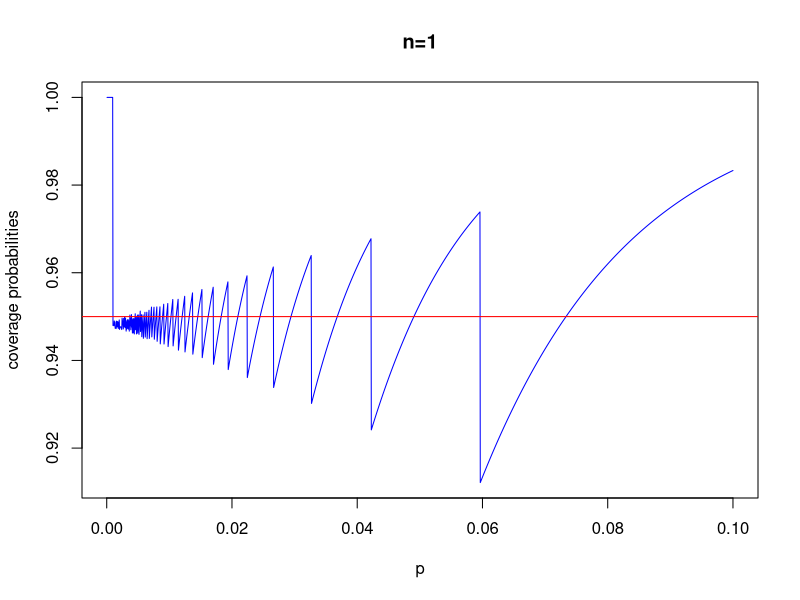
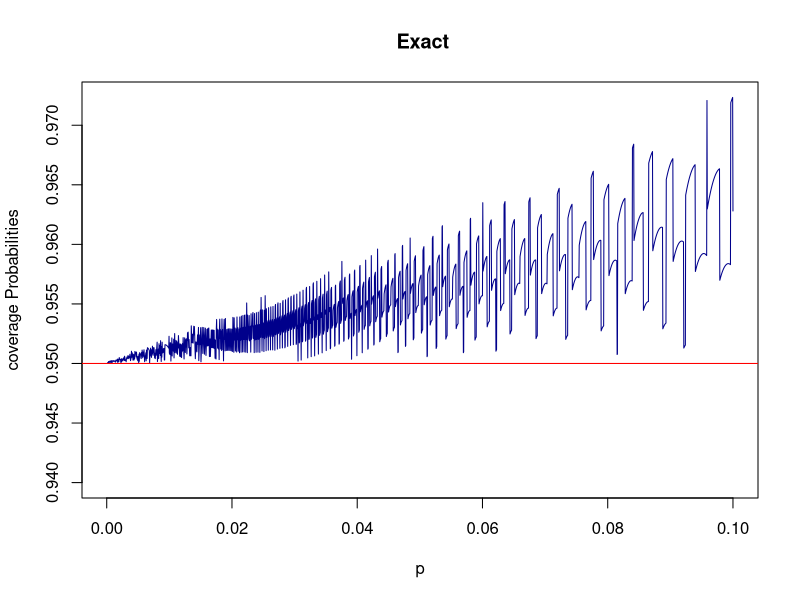
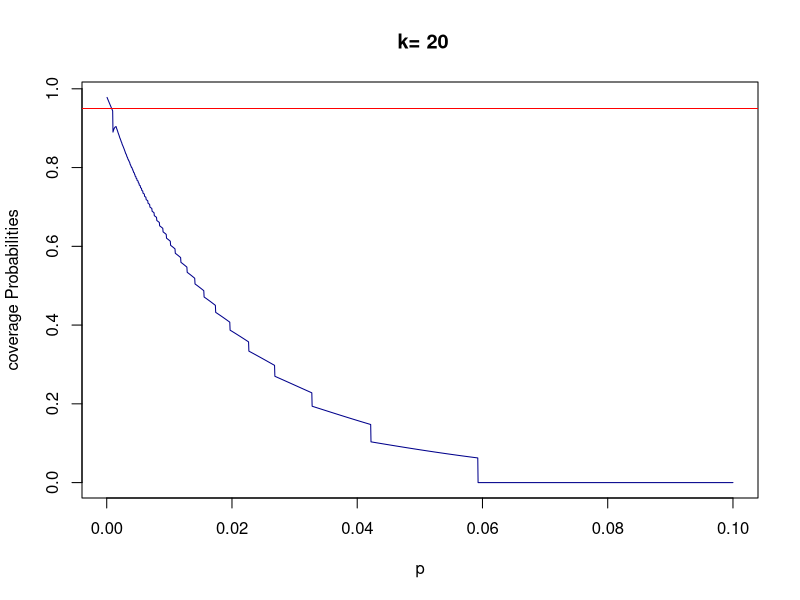
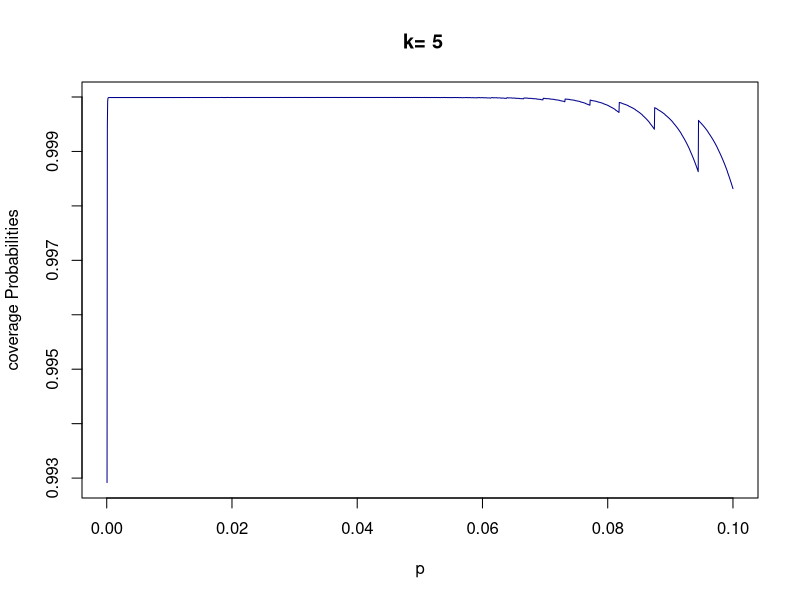

R code for these plots, in order:
#######################################################
#############cOVERAGE PROBABILITIES PLOTS#######
#The confidence interval examined are: Wald, Exact , Wilson and Agresti-Coull Interval####
##############################################
############Code########################
wald.conf=function (toler=0.000001,n, k, p, gamma=0.05, sens, spec){
  theta=spec - ((1-p)^k)*(sens+spec-1)
  r=sens+spec-1
  con <- 1-gamma/2
  zalph <- qnorm(con,0,1)
  p.hat=c(); coverage=c()
  ul=c(); ll=c(); var.phat=c(); FisherInfo=c()
  tolcheck=1-toler
  th=c()
  tstar=qnbinom(tolcheck,n, theta)
  #is.covered=numeric(length(tstar))
  t=seq(n, tstar+n, by=1)
  for (i in seq_along(t)) {
    th[i]= ((spec-n/t[i])/(sens+spec-1))^(1/k)
    if (n==t[i]){
      p.hat[i]= 1
      ul[i]=1
      ll[i]=0
      var.phat[i]=0
    }
    else if (sens<= n/t[i]){
      p.hat[i]=1
      ul[i]=1
      ll[i]=0
      var.phat[i]=0
    }
    else if(th[i]>=1){
      p.hat[i]=0
      FisherInfo[i]=((r^2)*n*(k^2)*(1-p.hat[i])^(2*k-2))/(((sens-r*(1-p.hat[i])^k)^2)*(1-sens+r*(1-p.hat[i])^k))
      var.phat[i]=(FisherInfo[i])^-1
      ul[i]=p.hat[i] + zalph*sqrt(var.phat[i])
      ll[i]= p.hat[i] - zalph*sqrt(var.phat[i])
    }
    else{
      p.hat[i]=1-((sens-n/t[i])/(sens+spec-1))^(1/k)
      FisherInfo[i]=((r^2)*n*(k^2)*(1-p.hat[i])^(2*k-2))/(((sens-r*(1-p.hat[i])^k)^2)*(1-sens+r*(1-p.hat[i])^k))
      var.phat[i]=(FisherInfo[i])^-1
      ul[i]=p.hat[i] + zalph*sqrt(var.phat[i])
      ll[i]= p.hat[i] - zalph*sqrt(var.phat[i])
    }
  }
  is.covered= (ll <= p) & (p <= ul)###0.3, n=1 ###to check which values of t satisfies the inequality 
  b=t[is.covered]
  coverage=sum(dnbinom((b-n), n, theta))
  return(coverage)
}
dwd=wald.conf(0.000001,10,5,p=0.5, 0.05, 0.99,0.99)
dwd
#####################################################
p=seq(0.00005,0.10, by=0.00005)
pwbp=rep(NA, length(p))

for (i in 1:length(p)) {
  pwbp[i]=wald.conf(0.000001,1,20,p[i],0.05,0.99,0.99)
  
}

pwbp

plot(p, pwbp, type="l", col="blue", ylab="coverage probabilities", 
     main="n=1")
abline(h=0.95, col="red")

#####################################################################
ExactConf=function(n,p,toler=0.000001,k,gamma=0.05, sens, spec){
  con = 1-gamma/2
  r=sens+spec-1
  theta= spec-r*((1-p)^k)
  # zalph = qnorm(con,0,1)
  p.hat=c(); coverage=c()
  pl=c(); pu=c()
  thetal=c(); thetau=c()
  is.covered=c(); coverage=c();b=c()
  th=c()
  tolcheck=1-toler
  tstar=qnbinom(tolcheck,n, theta)
  tb=c();b=c()
  tb= seq(n, tstar+n, by=1)
  for (i in seq_along(tb)) {
    th[i]= ((spec-n/tb[i])/(sens+spec-1))^(1/k)
    if(tb[i]==n){
      thetau[i]= sens
      thetal[i]= qbeta(gamma/2,n,tb[i]-n+1)
      pl[i] <- 1-((sens-thetal[i])/r)^(1/k)
      pu[i] <- 1-((sens-thetau[i])/r)^(1/k)
    }
    else if(spec<=n/tb[i]){
      thetau[i]=sens
      thetal[i]= qbeta(gamma/2,n,tb[i]-n+1)
      pl[i] = 1-((sens-thetal[i])/r)^(1/k)
      pu[i] = 1-((sens-thetau[i])/r)^(1/k)
    }
    else if (th[i]>=1){
      thetau[i] = qbeta(1-gamma/2,n,tb[i]-n)###sens ####sens ############qbeta(1-gamma/2,n,tb[i]-n)
      thetal= 0 #beta(gamma/2,n,tb[i]-n+1) ######sens
      pl[i]= 1-((sens-thetal[i])/r)^(1/k)
      pu[i]= 1-((sens-thetau[i])/r)^(1/k)
    }
    else{
      thetal[i]= qbeta(gamma/2,n,tb[i]-n+1)
      thetau[i]= qbeta(1-gamma/2,n,tb[i]-n)
      pl[i]= 1-((sens-thetal[i])/r)^(1/k)
      pu[i]= 1-((sens-thetau[i])/r)^(1/k)
    }
  }
  is.covered= (pl <= p) & (p <= pu)
  b=tb[is.covered]
  coverage=sum(dnbinom((b-n), n, theta))
  return(coverage)
  #return(coverage)
  # out=as.data.frame(cbind(T=tb,pl, pu))
  # out
}

ExactConf(1,0.02405,toler = 0.00001,50, 0.05,0.99,0.99)

###########################################
p=seq(0.00005,0.10, by=0.00005)
pwbp=rep(NA, length(p))

#out=numeric(length(p))
for (i in 1:length(p)) {
  pwbp[i]=ExactConf(100, p[i],toler = 0.00001, 20,0.05, 0.99, 0.99)
  
}

pwbp

plot(p, pwbp, type="l", ylab = "coverage Probabilities", col="blue4",
     main=" Exact", ylim=c(0.94, max(na.omit(pwbp)))) # ylim =c(0.90, max(pwbp))
abline(h=0.95, col="red")

#####################################
Agresti.Coull=function (n, k, p, gamma=0.05, toler=0.00001, spec, sens){
  con <- 1-gamma/2
  theta=spec - ((1-p)^k)*(sens+spec-1)
  r=sens+spec-1
  zalph <- qnorm(con,0,1)
  p.hat=c(); coverage=c()
  thetal=c(); thetau=c()
  g=c()
  tolcheck=1-toler
  tstar=qnbinom(tolcheck,n, theta)
  tb=c()
  p.hat=c()
  ul=c(); ll=c()
  tb= seq((n+2), (tstar+n+4), by=1)
  pl=c(); pu=c()
  is.covered=c()
  FisherInfo=c()
  var.phat=c()
  th=c()
  for (i in seq_along(tb)) {
    th[i]= ((spec-n/tb[i])/(sens+spec-1))^(1/k)
    g[i]=n/tb[i]
    if (tb[i]==n){
      p.hat[i]=1
      ul[i]=1
      ll[i]=0
      var.phat[i]=0
    }
    else if (sens<= n/tb[i]){
      p.hat[i]=1
      ul[i]=1
      ll[i]=0
      var.phat[i]=0
    }
    else if(th[i]>=1){
      p.hat[i]=0
      FisherInfo[i]=((r^2)*n*(k^2)*(1-p.hat[i])^(2*k-2))/(((sens-r*(1-p.hat[i])^k)^2)*(1-sens+r*(1-p.hat[i])^k))
      var.phat[i]=(FisherInfo[i])^-1
      ul[i]=p.hat[i] + zalph*sqrt(var.phat[i])
      ll[i]= p.hat[i] - zalph*sqrt(var.phat[i])
    }
    else{
      p.hat[i]=1-(1-n/(tb[i]))^(1/k)
      FisherInfo[i]=(n*(k^2)*(1-p.hat[i])^(k-2))/((1-(1-p.hat[i])^k)^2)
      #var.phat=1/FisherInfo
      var.phat[i]=(FisherInfo[i])^-1
      ul[i]=p.hat[i]+zalph*sqrt(var.phat[i])
      ll[i]=p.hat[i]-zalph*sqrt(var.phat[i])
    }
    
  }
  is.covered= (ll <= p) & (p <= ul) 
  b=tb[is.covered]
  coverage=sum(dnbinom(b-n, n, theta))
  coverage=sum(dnbinom((b-n), n, theta))
  return(coverage)
}
d=Agresti.Coull(5,5,0.1,0.05, 0.00001,1,1)
d
#####################################################
p=seq(0.00005,0.10, by=0.00005)
pwbp=rep(NA, length(p))

#out=numeric(length(p))
for (i in 1:length(p)) {
  pwbp[i]=Agresti.Coull(1,20,p[i],0.05, 0.00001,0.99,0.99)
  
}

pwbp
min(pwbp);max(pwbp)

plot(p, pwbp, type="l", ylab = "coverage Probabilities", col="blue4",
     main=" k= 20" )#, ylim =c(0.5, max(pwbp))
abline(h=0.95, col="red")
Wilson.Interv=function (n, k, p, gamma=0.05, toler=0.00001, sens, spec){
  con <- 1-gamma/2
  theta= spec - ((1-p)^k)*(sens+spec-1)
  r= sens+spec-1
  zalph <- qnorm(con,0,1)
  p.hat=c(); coverage=c()
  thetal=c(); thetau=c()
  g=c()
  tolcheck=1-toler
  tstar=qnbinom(tolcheck,n, theta)
  tb=c()
  p.hat=c()
  ul=c(); ll=c()
  tb= seq(n, (tstar+n), by=1)
  pl=c(); pu=c()
  is.covered=c()
  coverage=c()
  b=c(); th=c()
  for (i in seq_along(tb)) {
    th[i]= ((spec-n/tb[i])/(sens+spec-1))^(1/k)
    if(tb[i]==n){
      p.hat[i]= 1
    }
    else if(spec<=n/tb[i]){
      p.hat[i]=1
    }
    else if(th[i]>=1){
      p.hat[i]=0
    }
    else{
      p.hat[i]=1-((spec-n/tb[i])/(sens+spec-1))^(1/k)
    }
    ul[i]=(2*tb[i]*p.hat[i]+(zalph^2)+(zalph)*sqrt((zalph^2)+4*tb[i]*p.hat[i]*(1-p.hat[i])))/(2*(tb[i]+(zalph^2)))
    ll[i]=(2*tb[i]*p.hat[i]+(zalph^2)-(zalph)*sqrt((zalph^2)+4*tb[i]*p.hat[i]*(1-p.hat[i])))/(2*(tb[i]+(zalph^2)))
  }
  is.covered= (ll <= p) & (p <= ul)###0.3, n=1 ###to check which values of t satisfies the inequality 
  b=tb[is.covered]
  #return(b)
  coverage=sum(dnbinom((b-n), n, theta))
  return(coverage)
}
Wilson.Interv(1,20,0.025,0.05, 0.00001,1, 1)

#####################################################
p=seq(0.00005,0.10, by=0.00005)
pwbp=rep(NA, length(p))

#out=numeric(length(p))
for (i in 1:length(p)) {
  pwbp[i]=Wilson.Interv(100,20,p[i],0.05, 0.00001,0.99, 0.99)
  
}

pwbp
min(pwbp);max(pwbp)

plot(p, pwbp, type="l", ylab = "coverage Probabilities", col="blue4",
     main=" k= 5" )#, ylim =c(0.5, max(pwbp))
abline(h=0.95, col="red")

####################################################
